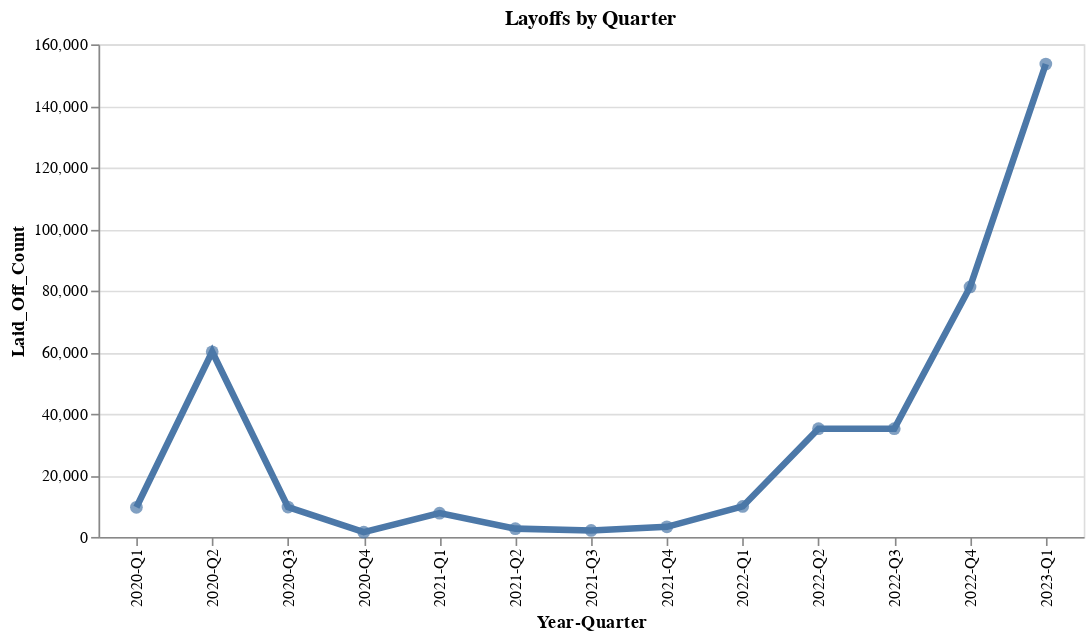

The notebook cell this image was saved under:
### Code cell
# Line Chart showing layoffs by quarter
import altair as alt
import pandas as pd

layoffs_df['Date'] = pd.to_datetime(layoffs_df['Date'])

# Group df by quarter and count number of layoffs by quarter
yearly_layoffs = (layoffs_df.groupby(pd.Grouper(key='Date', freq='Q'))['Laid_Off_Count'].sum().reset_index())

# Create a new column with the quarter-year format
yearly_layoffs['Year-Quarter'] =   yearly_layoffs['Date'].dt.year.astype(str) +'-' + 'Q' + yearly_layoffs['Date'].dt.quarter.astype(str) 

# sort the dataframe by Laid_Off_Count in descending order
yearly_layoffs = yearly_layoffs.sort_values(by='Laid_Off_Count', ascending=False)

source = yearly_layoffs

chart = alt.Chart(source, width=600).mark_line(strokeWidth=4).encode(
    x='Year-Quarter:O',
    y='Laid_Off_Count:Q'
)

# Add points to the line chart
points = chart.mark_circle(size=60).encode(
    x='Year-Quarter:O',
    y='Laid_Off_Count:Q'
)

chart.title = "Layoffs by Quarter"

chart + points

### Figure 1 — Vega-Lite specification as saved in the notebook (floating-point values rounded to 4 significant figures)
{"config": {"view": {"continuousWidth": 400, "continuousHeight": 300}}, "layer": [{"mark": {"type": "line", "strokeWidth": 4}, "encoding": {"x": {"field": "Year-Quarter", "type": "ordinal"}, "y": {"field": "Laid_Off_Count", "type": "quantitative"}}, "title": "Layoffs by Quarter", "width": 600}, {"mark": {"type": "circle", "size": 60}, "encoding": {"x": {"field": "Year-Quarter", "type": "ordinal"}, "y": {"field": "Laid_Off_Count", "type": "quantitative"}}, "width": 600}], "data": {"name": "data-eb40753b8136c72a8f1286957e9f5ab0"}, "$schema": "https://vega.github.io/schema/vega-lite/v4.17.0.json", "datasets": {"data-eb40753b8136c72a8f1286957e9f5ab0": [{"Date": "2023-03-31T00:00:00", "Laid_Off_Count": 153600.0, "Year-Quarter": "2023-Q1"}, {"Date": "2022-12-31T00:00:00", "Laid_Off_Count": 81190.0, "Year-Quarter": "2022-Q4"}, {"Date": "2020-06-30T00:00:00", "Laid_Off_Count": 60140.0, "Year-Quarter": "2020-Q2"}, {"Date": "2022-09-30T00:00:00", "Laid_Off_Count": 35160.0, "Year-Quarter": "2022-Q3"}, {"Date": "2022-06-30T00:00:00", "Laid_Off_Count": 35160.0, "Year-Quarter": "2022-Q2"}, {"Date": "2022-03-31T00:00:00", "Laid_Off_Count": 9909.0, "Year-Quarter": "2022-Q1"}, {"Date": "2020-09-30T00:00:00", "Laid_Off_Count": 9690.0, "Year-Quarter": "2020-Q3"}, {"Date": "2020-03-31T00:00:00", "Laid_Off_Count": 9628.0, "Year-Quarter": "2020-Q1"}, {"Date": "2021-03-31T00:00:00", "Laid_Off_Count": 7728.0, "Year-Quarter": "2021-Q1"}, {"Date": "2021-12-31T00:00:00", "Laid_Off_Count": 3292.0, "Year-Quarter": "2021-Q4"}, {"Date": "2021-06-30T00:00:00", "Laid_Off_Count": 2695.0, "Year-Quarter": "2021-Q2"}, {"Date": "2021-09-30T00:00:00", "Laid_Off_Count": 2108.0, "Year-Quarter": "2021-Q3"}, {"Date": "2020-12-31T00:00:00", "Laid_Off_Count": 1539.0, "Year-Quarter": "2020-Q4"}]}}
